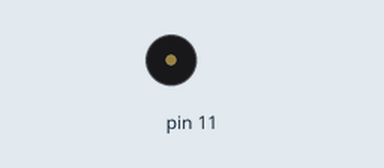
Simulated run of this sketch. Board: Arduino Uno, built with avr-gcc and run on an emulated ATmega328P. Shown: buzzer (waves = sounding).

Above: at 1.3 s.
At 4.85 s:
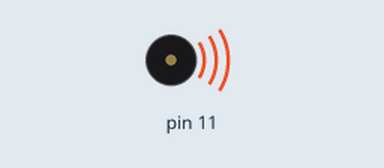
Timing chart, 0 to 5.3 s (numbered marks = the images above):
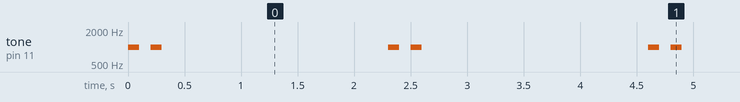

The sketch:

Arduino_sound_1.ino
```cpp
void setup() {


}

void loop() {
  tune(1000 ,100);
 // tune(1000,200);
  noTone(11);
  delay(100);
  tune(1000 ,100);
 // tune(1000,200);
  noTone(11);
  delay(2000);


}

void tune (int frequency , int _time){
  tone(11,frequency);
  delay(_time);
}
```

Measured:
- by itself, tone on pin 11: repeats every 2.3 s: silent 0.10 s, 1000 Hz 0.10 s, silent 2.0 s, 1000 Hz 0.10 s
